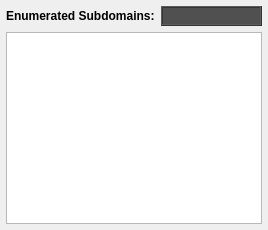
           <widget class="QWidget" name="tab_results_osint">
            <attribute name="title">
             <string>Results</string>
            </attribute>
            <layout class="QVBoxLayout" name="verticalLayout">
             <property name="spacing">
              <number>6</number>
             </property>
             <property name="leftMargin">
              <number>6</number>
             </property>
             <property name="topMargin">
              <number>6</number>
             </property>
             <property name="rightMargin">
              <number>6</number>
             </property>
             <property name="bottomMargin">
              <number>6</number>
             </property>
             <item>
              <layout class="QHBoxLayout" name="horizontalLayout_5">
               <item>
                <widget class="QLabel" name="label_3">
                 <property name="sizePolicy">
                  <sizepolicy hsizetype="Maximum" vsizetype="Preferred">
                   <horstretch>0</horstretch>
                   <verstretch>0</verstretch>
                  </sizepolicy>
                 </property>
                 <property name="font">
                  <font>
                   <weight>75</weight>
                   <bold>true</bold>
                  </font>
                 </property>
                 <property name="styleSheet">
                  <string notr="true"/>
                 </property>
                 <property name="text">
                  <string>Enumerated Subdomains:</string>
                 </property>
                </widget>
               </item>
               <item>
                <widget class="QLabel" name="label_subdomainsCount">
                 <property name="sizePolicy">
                  <sizepolicy hsizetype="Preferred" vsizetype="Maximum">
                   <horstretch>0</horstretch>
                   <verstretch>0</verstretch>
                  </sizepolicy>
                 </property>
                 <property name="minimumSize">
                  <size>
                   <width>0</width>
                   <height>20</height>
                  </size>
                 </property>
                 <property name="maximumSize">
                  <size>
                   <width>16777215</width>
                   <height>20</height>
                  </size>
                 </property>
                 <property name="font">
                  <font>
                   <weight>75</weight>
                   <bold>true</bold>
                  </font>
                 </property>
                 <property name="styleSheet">
                  <string notr="true">background-color:rgb(80, 80, 80);</string>
                 </property>
                 <property name="frameShape">
                  <enum>QFrame::Box</enum>
                 </property>
                 <property name="frameShadow">
                  <enum>QFrame::Raised</enum>
                 </property>
                 <property name="text">
                  <string/>
                 </property>
                </widget>
               </item>
              </layout>
             </item>
             <item>
              <widget class="QTableView" name="tableView_results">
               <property name="font">
                <font>
                 <family>MS Shell Dlg 2</family>
                 <pointsize>8</pointsize>
                 <weight>50</weight>
                 <italic>false</italic>
                 <bold>false</bold>
                </font>
               </property>
               <property name="contextMenuPolicy">
                <enum>Qt::CustomContextMenu</enum>
               </property>
               <property name="styleSheet">
                <string notr="true"/>
               </property>
               <property name="frameShape">
                <enum>QFrame::StyledPanel</enum>
               </property>
               <property name="frameShadow">
                <enum>QFrame::Sunken</enum>
               </property>
               <property name="autoScrollMargin">
                <number>16</number>
               </property>
               <property name="editTriggers">
                <set>QAbstractItemView::DoubleClicked</set>
               </property>
               <property name="tabKeyNavigation">
                <bool>false</bool>
               </property>
               <property name="showDropIndicator" stdset="0">
                <bool>false</bool>
               </property>
               <property name="dragDropOverwriteMode">
                <bool>false</bool>
               </property>
               <property name="alternatingRowColors">
                <bool>false</bool>
               </property>
               <property name="selectionMode">
                <enum>QAbstractItemView::ExtendedSelection</enum>
               </property>
               <property name="showGrid">
                <bool>false</bool>
               </property>
               <property name="sortingEnabled">
                <bool>true</bool>
               </property>
               <property name="cornerButtonEnabled">
                <bool>false</bool>
               </property>
               <attribute name="horizontalHeaderMinimumSectionSize">
                <number>200</number>
               </attribute>
               <attribute name="horizontalHeaderDefaultSectionSize">
                <number>220</number>
               </attribute>
               <attribute name="horizontalHeaderShowSortIndicator" stdset="0">
                <bool>true</bool>
               </attribute>
               <attribute name="verticalHeaderVisible">
                <bool>false</bool>
               </attribute>
               <attribute name="verticalHeaderMinimumSectionSize">
                <number>15</number>
               </attribute>
               <attribute name="verticalHeaderDefaultSectionSize">
                <number>15</number>
               </attribute>
              </widget>
             </item>
            </layout>
           </widget>
